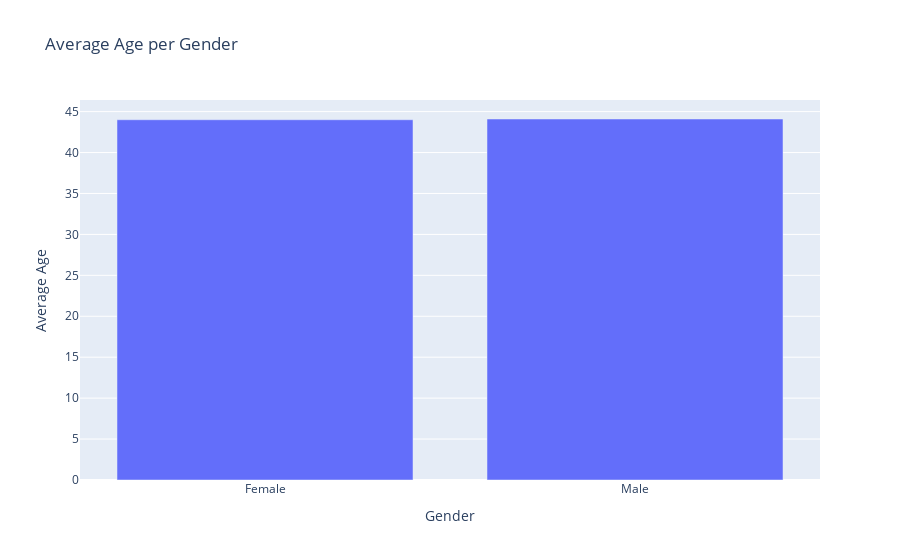

Source (notebook cell):
### Code cell
# Create the bar chart
fig = maria.bar(avg_age_per_gender, x='Gender', y='Age',
             labels={'Age': 'Average Age'},
             title='Average Age per Gender')

# Show the plot
fig.show()

### Figure 1 — Plotly figure (JSON) as saved in the notebook; plotly's stock layout.template omitted (floating-point values rounded to 4 significant figures)
{"data": [{"alignmentgroup": "True", "hovertemplate": "Gender=%{x}<br>Average Age=%{y}<extra></extra>", "legendgroup": "", "marker": {"color": "#636efa", "pattern": {"shape": ""}}, "name": "", "offsetgroup": "", "orientation": "v", "showlegend": false, "textposition": "auto", "type": "bar", "x": ["Female", "Male"], "xaxis": "x", "y": [44.01, 44.1], "yaxis": "y"}], "layout": {"barmode": "relative", "legend": {"tracegroupgap": 0}, "title": {"text": "Average Age per Gender"}, "xaxis": {"anchor": "y", "domain": [0, 1], "title": {"text": "Gender"}}, "yaxis": {"anchor": "x", "domain": [0, 1], "title": {"text": "Average Age"}}}}
